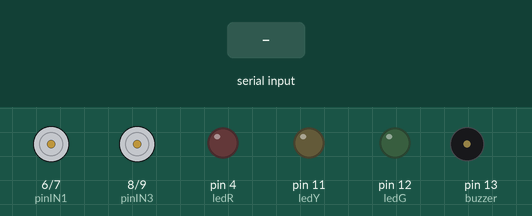
Recording of a sketch running on a simulated Arduino Uno, built with avr-gcc and run on an emulated ATmega328P. Shown: motor-driver pin pairs drawn as motors (green arrow = first pin HIGH = forward, orange = second pin HIGH = backward, longer = more drive, scaled by the enable pin), output pins drawn as LEDs (lit = HIGH), buzzer (waves = sounding, pin HIGH). The inputs (shaded band) are chosen by the test bench. What the sketch prints to the serial monitor is not drawn.

Above: at 1.2 s.
1.3 s: "F" received over the second serial link
At 2.5 s:
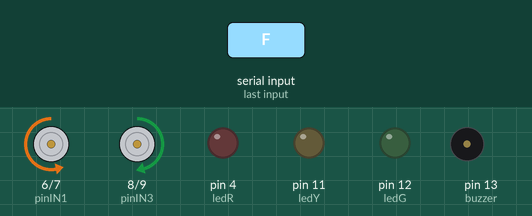
2.8 s: "B" received over the second serial link
At 3.6 s:
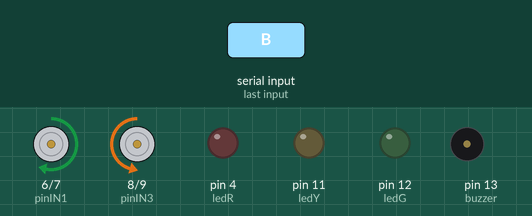
4.3 s: "L" received over the second serial link
At 4.8 s:
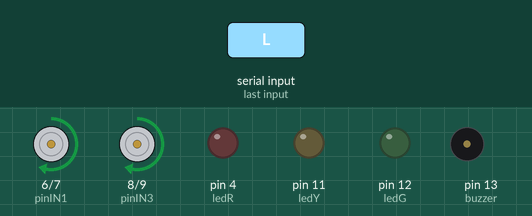
5.8 s: "R" received over the second serial link
At 7.0 s:
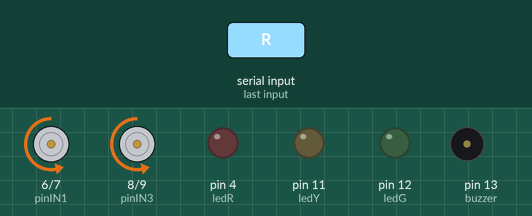
7.3 s: "G" received over the second serial link
At 8.2 s:
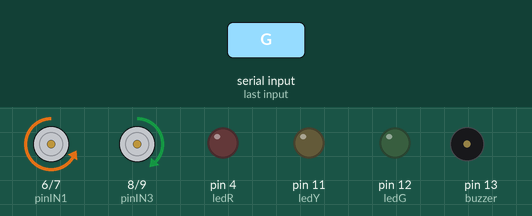
8.8 s: "I" received over the second serial link
At 9.4 s:
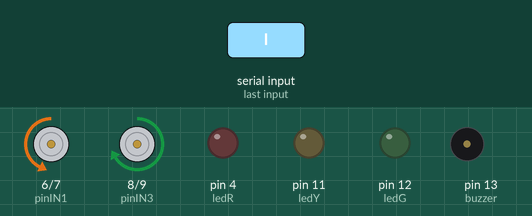
Timing chart, 0 to 11.3 s (numbered marks = the images above; inputs shaded):
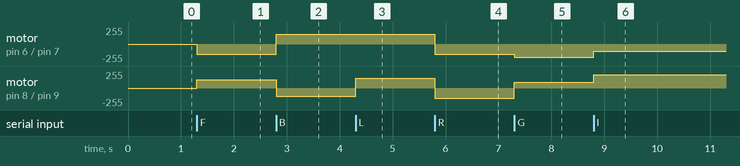

Measured:
- after the input at 1.3 s, motor on pin 6 (pinIN1) / pin 7 (pinIN2): stopped → backward 150/255 at once; motor on pin 8 (pinIN3) / pin 9 (pinIN4): stopped → forward 122/255 at once
- after the input at 2.8 s, motor on pin 6 (pinIN1) / pin 7 (pinIN2): backward 150/255 → forward 150/255 at once; motor on pin 8 (pinIN3) / pin 9 (pinIN4): forward 122/255 → backward 122/255 at once
- after the input at 4.3 s, motor on pin 8 (pinIN3) / pin 9 (pinIN4): backward 122/255 → forward 150/255 at once
- after the input at 5.8 s, motor on pin 6 (pinIN1) / pin 7 (pinIN2), motor on pin 8 (pinIN3) / pin 9 (pinIN4): forward 150/255 → backward 150/255 at once
- after the input at 7.3 s, motor on pin 6 (pinIN1) / pin 7 (pinIN2): backward 150/255 → backward 200/255 at once; motor on pin 8 (pinIN3) / pin 9 (pinIN4): backward 150/255 → forward 90/255 at once
- after the input at 8.8 s, motor on pin 6 (pinIN1) / pin 7 (pinIN2): backward 200/255 → backward 110/255 at once; motor on pin 8 (pinIN3) / pin 9 (pinIN4): forward 90/255 → forward 200/255 at once

The sketch:

Mobil_Bluetooth.ino
```cpp
#include <SoftwareSerial.h>

#define pinENB 10
#define pinIN1 6
#define pinIN2 7
#define pinIN3 8
#define pinIN4 9
#define pinENA 5

#define buzzer 13
#define ledR 4
#define ledY 11
#define ledG 12

SoftwareSerial myBT(2, 3); //2 = TXD 3 = RXD
char recv;

void setup() {
  Serial.begin(9600);
  myBT.begin(9600);
  Serial.println("Mulai");

  pinMode(pinENB, OUTPUT);
  pinMode(pinENA, OUTPUT);
  pinMode(pinIN1, OUTPUT);
  pinMode(pinIN2, OUTPUT);
  pinMode(pinIN3, OUTPUT);
  pinMode(pinIN4, OUTPUT);
  pinMode(buzzer, OUTPUT);
  pinMode(ledR, OUTPUT);
  pinMode(ledY, OUTPUT);
  pinMode(ledG, OUTPUT);

}

void loop() {
  if (myBT.available()) { // cek koneksi bluetooth
    recv = myBT.read();   // membaca huruf yang diterema dari app
    Serial.print(recv);

    switch (recv) { //pengkodisian
      case 'F':
        Maju(122, 150);
        break;
      case 'B':
        Mundur(122, 150);
        break;
      case 'L':
        Kiri(150, 150);
        break;
      case 'R':
        Kanan(150, 150);
        break;
      case'G':
        Maju(90, 200);
        break;
      case'I':
        Maju(200, 110);
        break;
      case'H':
        Mundur(90, 200);
        break;
      case'J':
        Mundur(200, 110);
        break;
      case'V' :
        digitalWrite(buzzer, HIGH);
        break;
      case'v' :
        digitalWrite(buzzer, LOW);
        break;
      case 'S':
        Stops();
        break;

      //    switch(recv){
      //      case 'F':
      //        Maju(150, 150);
      //        break;
      //      case 'B':
      //        Mundur(150, 150);
      //        break;
      //      case 'L':
      //        Kiri(150, 150);
      //        break;
      //      case 'R':
      //        Kanan(150, 150);
      //        break;
      //      case 'S':
      //        Stops();
      //        break;
      default:
        break;
    }
  }
}

void Maju(int kiri, int kanan) {
  analogWrite(pinENB, kiri);
  digitalWrite(pinIN3, HIGH);
  digitalWrite(pinIN4, LOW);

  analogWrite(pinENA, kanan);
  digitalWrite(pinIN2, HIGH);
  digitalWrite(pinIN1, LOW);
}

void Mundur(int kiri, int kanan) {
  analogWrite(pinENB, kiri);
  digitalWrite(pinIN3, LOW);
  digitalWrite(pinIN4, HIGH);

  analogWrite(pinENA, kanan);
  digitalWrite(pinIN2, LOW);
  digitalWrite(pinIN1, HIGH);
}

void Kanan(int kiri, int kanan) {
  analogWrite(pinENB, kiri);
  digitalWrite(pinIN3, LOW);
  digitalWrite(pinIN4, HIGH);

  analogWrite(pinENA, kanan);
  digitalWrite(pinIN2, HIGH);
  digitalWrite(pinIN1, LOW);
}

void Kiri(int kiri, int kanan) {
  analogWrite(pinENB, kiri);
  digitalWrite(pinIN3, HIGH);
  digitalWrite(pinIN4, LOW);

  analogWrite(pinENA, kanan);
  digitalWrite(pinIN2, LOW);
  digitalWrite(pinIN1, HIGH);
}

void Stops() {
  analogWrite(pinENB, 0);
  digitalWrite(pinIN3, LOW);
  digitalWrite(pinIN4, LOW);

  analogWrite(pinENA, 0);
  digitalWrite(pinIN2, LOW);
  digitalWrite(pinIN1, LOW);
}
```
